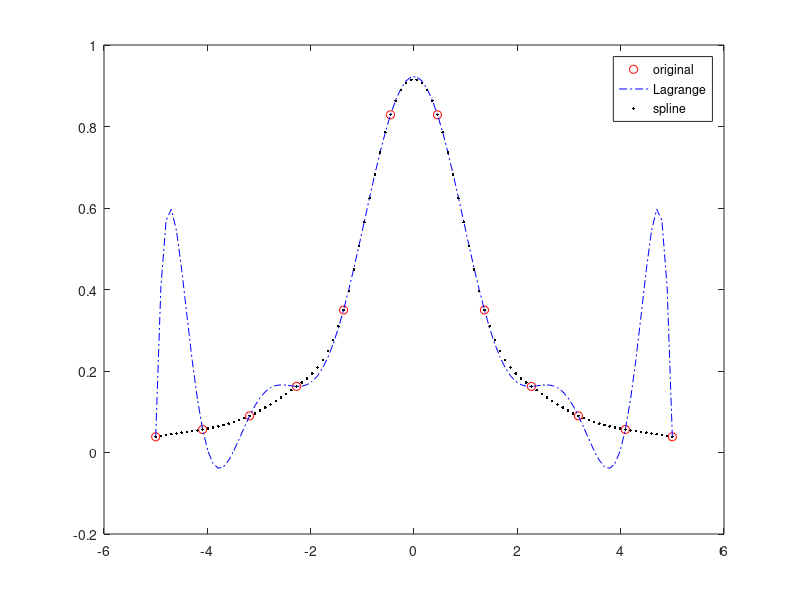

MATLAB code to generate this figure:
n1=11;
X=linspace(-5,5);
x = [-5:10/n1:5];
y = 1./(1+x.^2);
Y = polyval(polyfit(x,y,n1),X);
yy = spline(x,y,X);
plot(x,y,'ro',X,Y,'b-.',X,yy,'k.');
legend('original','Lagrange','spline','Location','best');